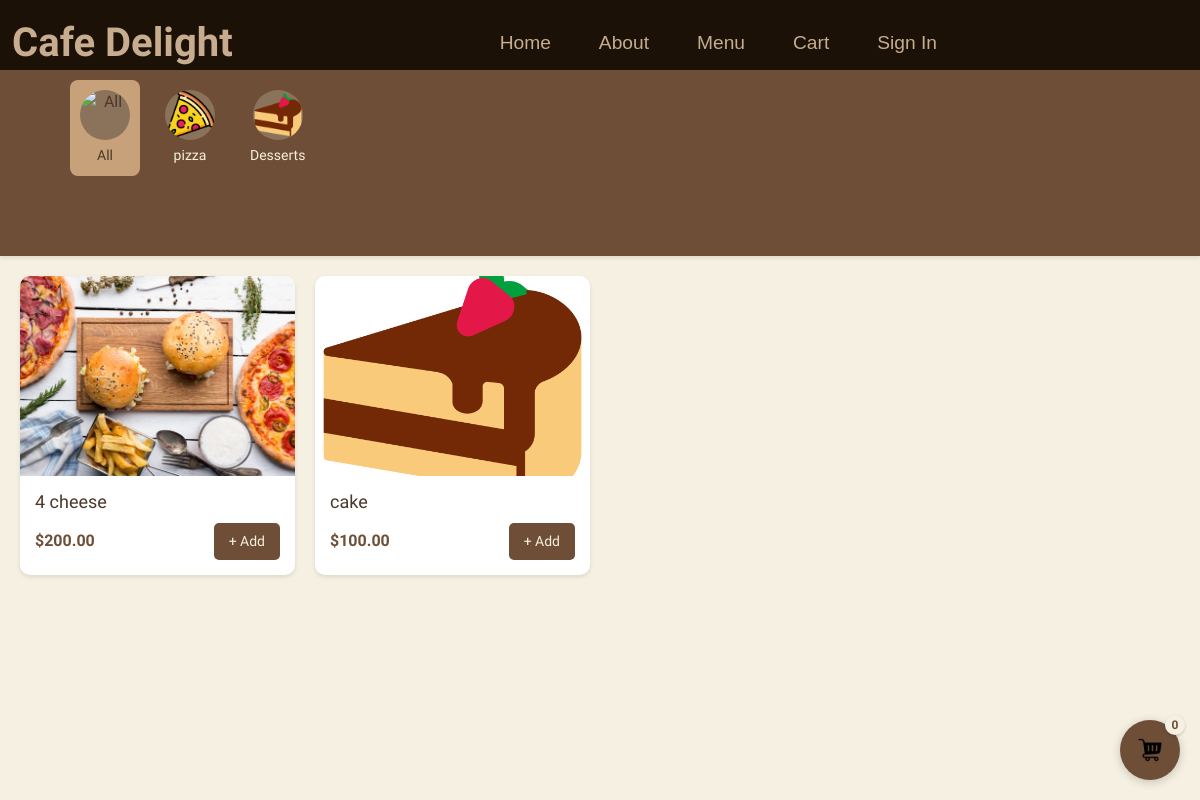
The app's page /menu/ with its own data.
### base/models.py (models this page shows, shortened)
class Category(models.Model):
    name = models.CharField(max_length=100)
    description = models.TextField(blank=True, null=True)
    image = models.ImageField(upload_to='category_icons/', blank=True, null=True)

class MenuItem(models.Model):
    category = models.ForeignKey(Category, on_delete=models.CASCADE, related_name="menu_items")
    name = models.CharField(max_length=200)
    price = models.DecimalField(max_digits=6, decimal_places=2)
    image = models.ImageField(upload_to='menu_images/', blank=True, null=True)
    description = models.TextField(blank=True, null=True)

### base/views.py (the view)
# urls.py: path('menu/', views.menu, name='menu'),  # Added trailing slash
def menu(request):
    categories = Category.objects.all()
    category_filter = request.GET.get('category', 'all')
    menu_items = MenuItem.objects.all()
    if category_filter != 'all':
        menu_items = menu_items.filter(category__name__iexact=category_filter)
    cart = None
    if request.user.is_authenticated:
        cart, created = Cart.objects.get_or_create(user=request.user)
    cart_items_dict = {}
    cart_item_ids = []
    if cart:
        cart_items = cart.items.select_related('menu_item')
        cart_items_dict = {item.menu_item.id: item.quantity for item in cart_items}
        cart_item_ids = list(cart_items_dict.keys())
    context = {
        'categories': categories,
        'menu_items': menu_items,
        'active_category': category_filter,
        'cart_items_dict': cart_items_dict,
        'cart_item_ids': cart_item_ids,
    }
    menu_items = list(menu_items)
    for item in menu_items:
        item.quantity = cart_items_dict.get(item.id, 0)
    return render(request, 'base/menu.html', context)

### base/templates/base/menu.html (shortened to what this page needs)
{% extends 'main.html' %} {% load static %} {% block content %}
<div class="category-nav">
  <div class="category-scroller">
    <a
      href="{% url 'menu' %}?category=all"
      class="category-card {% if active_category == 'all' %}active{% endif %}"
    >
      <div class="category-icon-wrapper">
        <img
          src=""
          alt="All"
          class="category-icon"
        />
      </div>
      <span class="category-name">All</span>
    </a>
    {% for category in categories %}
    <a
      href="{% url 'menu' %}?category={{ category.name|lower }}"
      class="category-card {% if active_category == category.name|lower %}active{% endif %}"
    >
      <div class="category-icon-wrapper">
        <img
          src="{{ category.image.url }}"
          alt="{{ category.name }}"
          class="category-icon"
        />
      </div>
      <span class="category-name">{{ category.name }}</span>
    </a>
    {% endfor %}
  </div>
</div>
<main class="menu-grid">
  {% for item in menu_items %}
  <article class="menu-card">
    <div class="card-image">
      <img src="{{ item.image.url }}" alt="{{ item.name }}" loading="lazy" />
    </div>
    <div class="card-content">
      <h3 class="item-title">{{ item.name }}</h3>
      <div class="card-footer">
        <span class="price">${{ item.price }}</span>
        <div class="quantity-control">
          {% if item.id in cart_item_ids %}
          <div class="stepper">
            <button class="step-btn decrement" data-item-id="{{ item.id }}">
              −
            </button>
            <span class="count">{{ item.quantity }}</span>
            <button class="step-btn increment" data-item-id="{{ item.id }}">
              +
            </button>
          </div>
          {% else %}
          <button class="add-btn" data-item-id="{{ item.id }}">
            <span class="plus-icon">+</span> Add
          </button>
          {% endif %}
        </div>
      </div>
    </div>
  </article>
  {% endfor %}
</main>
<div class="cart-floating">
  <a href="{% url 'cart' %}" class="cart-button">
    <span class="item-count">{{ cart_item_ids|length }}</span>
    <img src="{% static 'images/cart.png' %}" alt="Cart" />
  </a>
</div>
{% endblock %}

### templates/main.html (shortened to what this page needs)
<!DOCTYPE html>
{% load static %}
<html lang="en">
  <head>
    <link
      href="https://cdn.jsdelivr.net/npm/bootstrap@5.3.0/dist/css/bootstrap.min.css"
      rel="stylesheet"
    />
    <link
      href="https://cdnjs.cloudflare.com/ajax/libs/font-awesome/5.10.0/css/all.min.css"
      rel="stylesheet"
    />
    <link href="{% static 'css/navbar.css' %}" rel="stylesheet" />
    <link href="{% static 'css/home.css' %}" rel="stylesheet" />
    <link href="{% static 'css/phone.css' %}" rel="stylesheet" />
    <link href="{% static 'css/otp.css' %}" rel="stylesheet" />
    <link href="{% static 'css/menu.css' %}" rel="stylesheet" />
    <link href="{% static 'css/cart.css' %}" rel="stylesheet" />
  </head>
  <body>
    {% include 'navbar.html' %}
    {% block content %}{% endblock %}
  </body>
</html>

### templates/navbar.html (shortened to what this page needs)
<nav class="navbar navbar-expand-lg">
  <div class="container-fluid">
    <a class="navbar-brand" href="#"> Cafe Delight </a>
    <div class="collapse navbar-collapse" id="navbarNav">
      <div class="navbar-nav">
        <a class="nav-link active" href="{% url 'home' %}">Home</a>
        <a class="nav-link" href="#about">About</a>
        <a class="nav-link" href="{% url 'menu' %}">Menu</a>
        <a class="nav-link" href="{% url 'cart' %}">Cart</a>
        {% if user.is_authenticated %}
          <a class="nav-link" href="#">Profile</a>
        {% else %}
          <a class="nav-link" href="{% url 'phone' %}">Sign In</a>
        {% endif %}
      </div>
    </div>
  </div>
</nav>

### static/css/navbar.css (style rules this page uses)
body { padding-top: 70px; overflow-x: hidden; }
.navbar { background-color: #1b1107; width: 100%; height: 70px; display: flex; flex-direction: column; align-items: center; position: fixed; top: 0; left: 0; z-index: 1000; }
.navbar-brand { color: #c7ac8f !important; font-family: "Alex Brush", serif; font-weight: 700; font-style: normal; font-size: 40px; }
.navbar-nav .nav-link { color: #c7ac8f !important; text-decoration: none; font-family: "Abril Fatface", Impact, Haettenschweiler, "Arial Narrow Bold", sans-serif; font-size: 1.2rem; padding: 0.75rem 1.5rem; background-color: transparent; border: none; cursor: pointer; }
.navbar-nav { display: flex; justify-content: center; width: 100%; gap: 2rem; margin-left: 0; }

### static/css/home.css (style rules this page uses)
:root { --dark-brown: #1b1107; --cream: #fffcdc; --accent-gold: #d4af37; }
body { background-color: var(--dark-brown); color: var(--cream); }

### static/css/menu.css (style rules this page uses)
body { font-family: 'Yatra One', cursive; margin: 0; padding: 0; background-color: #f5f0e1; color: #4b382a; }
.category-nav { background-color: #6f4e37; padding: 70px; box-shadow: 0 2px 4px rgba(0, 0, 0, 0.1); overflow-x: auto; }
.category-scroller { display: flex; gap: 15px; padding: 10px 0; }
.category-card { text-align: center; text-decoration: none; color: #f5f0e1; padding: 10px; border-radius: 8px; transition: background-color 0.3s ease; }
.category-card.active { background-color: #c7a17a; color: #4b382a; }
.category-icon-wrapper { width: 50px; height: 50px; margin: 0 auto; border-radius: 50%; overflow: hidden; display: flex; align-items: center; justify-content: center; background-color: #8b735b; }
.category-icon { width: 100%; height: 100%; object-fit: cover; }
.category-name { display: block; margin-top: 5px; font-size: 14px; }
.menu-grid { display: grid; grid-template-columns: repeat(auto-fill, minmax(250px, 1fr)); gap: 20px; padding: 20px; }
.menu-card { background-color: #ffffff; border-radius: 10px; overflow: hidden; box-shadow: 0 2px 4px rgba(0, 0, 0, 0.1); transition: transform 0.3s ease; }
.card-image { position: relative; width: 100%; height: 200px; overflow: hidden; }
.card-image img { width: 100%; height: 100%; object-fit: cover; }
.card-content { padding: 15px; }
.item-title { margin: 0; font-size: 18px; color: #4b382a; }
.card-footer { display: flex; justify-content: space-between; align-items: center; margin-top: 10px; }
.price { font-size: 16px; font-weight: bold; color: #6f4e37; }
.quantity-control { display: flex; align-items: center; }
.add-btn { background-color: #6f4e37; color: #f5f0e1; border: none; padding: 8px 15px; border-radius: 5px; cursor: pointer; font-size: 14px; transition: background-color 0.3s ease; }
.cart-floating { position: fixed; bottom: 20px; right: 20px; z-index: 1000; }
.cart-button { background-color: #6f4e37; color: #f5f0e1; width: 60px; height: 60px; border-radius: 50%; display: flex; align-items: center; justify-content: center; text-decoration: none; box-shadow: 0 2px 10px rgba(0, 0, 0, 0.2); transition: background-color 0.3s ease; }
.item-count { position: absolute; top: -5px; right: -5px; background-color: #f5f0e1; color: #6f4e37; width: 20px; height: 20px; border-radius: 50%; display: flex; align-items: center; justify-content: center; font-size: 12px; font-weight: bold; box-shadow: 0 1px 3px rgba(0, 0, 0, 0.2); }
.cart-button img { width: 24px; height: 24px; }

### records on screen
Category: image (picture), name "pizza"
Category: image (picture), name "Desserts"
MenuItem: image (picture), name "4 cheese", price "200.00"
MenuItem: image (picture), name "cake", price "100.00"

### other values on screen
{{ cart_item_ids|length }} "0"
